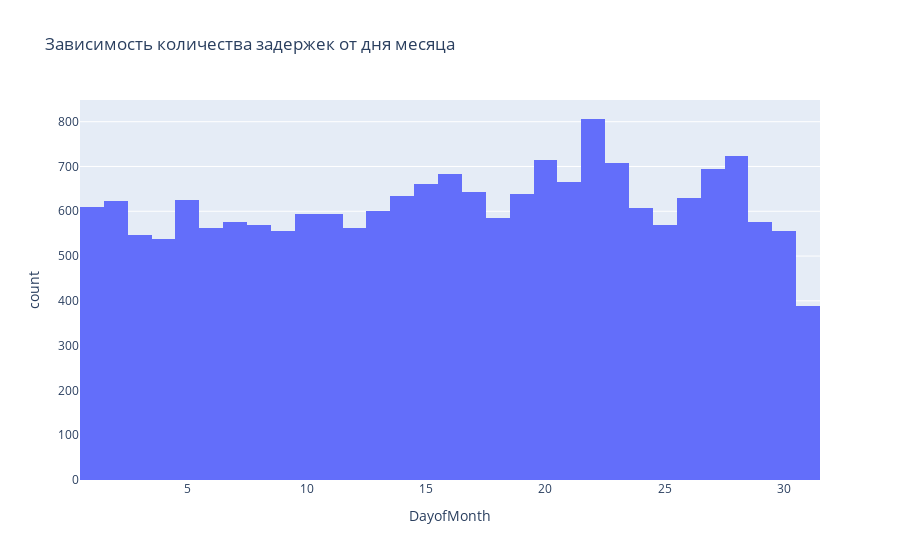

Notebook code for this chart:
### Markdown cell above
## Семь

### Code cell
px.histogram(data.query('dep_delayed_15min'), x = 'DayofMonth', title='Зависимость количества задержек от дня месяца')

### Figure 1 — Plotly figure (JSON) as saved in the notebook; plotly's stock layout.template omitted (floating-point values rounded to 4 significant figures; data arrays with more than 128 entries replaced by an {"elided": "..."} marker saying what was removed)
{"data": [{"alignmentgroup": "True", "bingroup": "x", "hovertemplate": "DayofMonth=%{x}<br>count=%{y}<extra></extra>", "legendgroup": "", "marker": {"color": "#636efa"}, "name": "", "offsetgroup": "", "orientation": "v", "showlegend": false, "type": "histogram", "x": {"elided": "19044 int values"}, "xaxis": "x", "yaxis": "y"}], "layout": {"barmode": "relative", "legend": {"tracegroupgap": 0}, "title": {"text": "Зависимость количества задержек от дня месяца"}, "xaxis": {"anchor": "y", "domain": [0, 1], "title": {"text": "DayofMonth"}}, "yaxis": {"anchor": "x", "domain": [0, 1], "title": {"text": "count"}}}}
